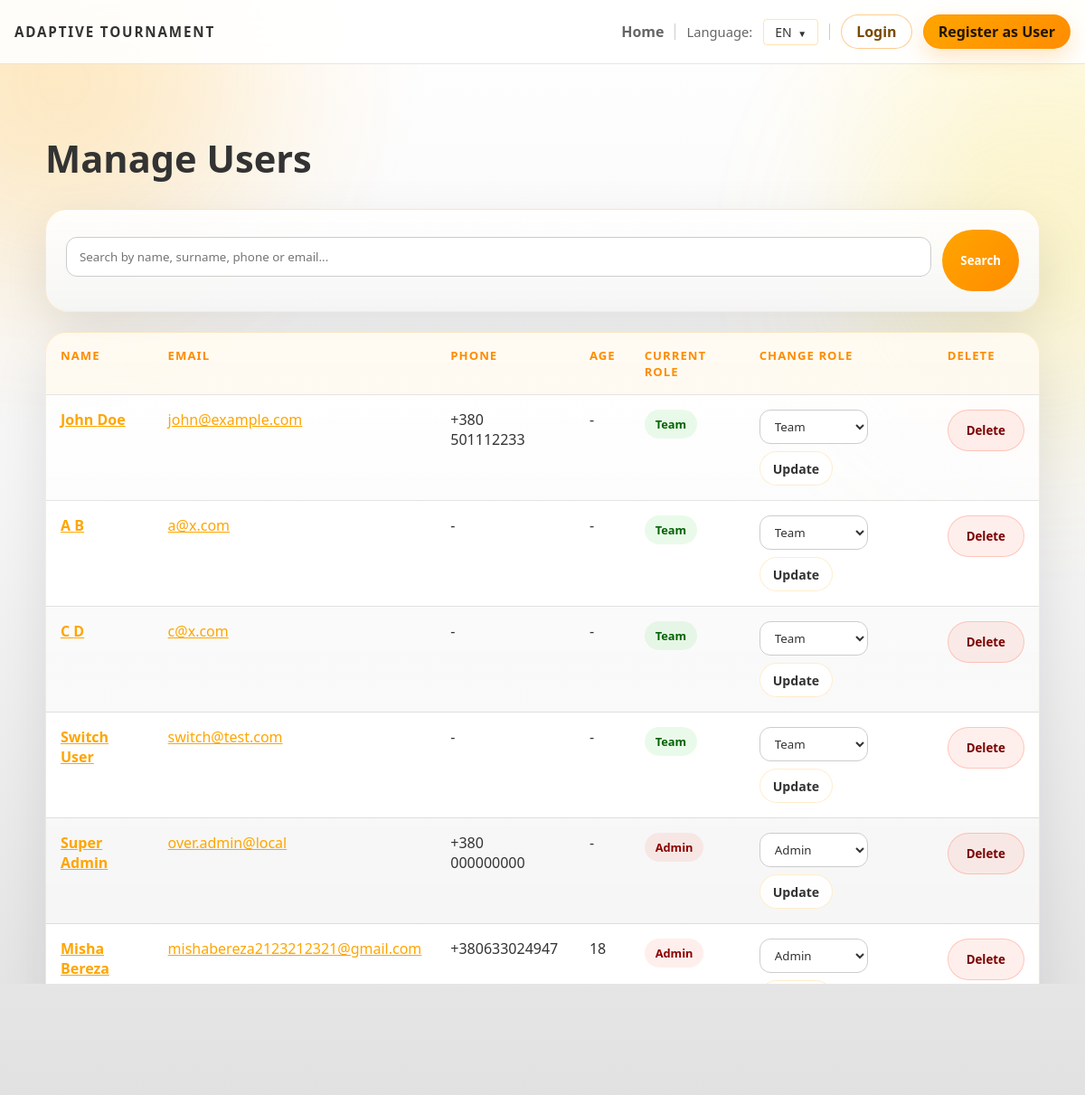
Screenshot of /admin/users with the database file from the repository.
### backend/models.py (models this page shows, shortened)
class User(db.Model):
    id = db.Column(db.Integer, primary_key=True)
    first_name = db.Column(db.String(120), nullable=False)
    last_name = db.Column(db.String(120), nullable=False)
    email = db.Column(db.String(200), unique=True, nullable=False)
    password_hash = db.Column(db.String(255), nullable=False, default='')
    phone_country_code = db.Column(db.String(10), nullable=False, default='+380')
    phone_number = db.Column(db.String(30), nullable=False, default='')
    age = db.Column(db.Integer)
    bio = db.Column(db.Text)
    role = db.Column(db.String(30), default='team')
    is_verified = db.Column(db.Boolean, default=False)
    verification_token = db.Column(db.String(64), unique=True, nullable=True)
    last_login_at = db.Column(db.DateTime, nullable=True)
    login_token = db.Column(db.String(64), unique=True, nullable=True)
    @property
    def phone_display(self):
        if self.phone_country_code and self.phone_number:
            return f"{self.phone_country_code} {self.phone_number}"
        return self.phone_number or ''

### backend/admin.py (the view, shortened to what this page needs)
def admin_users():
    users = User.query.all()
    search = request.args.get('search', '').strip()
    return render_template('admin_users.html', users=users, search=search)

### backend/app.py (called while the page is built)
@app.context_processor
def inject_user_processor():
    return inject_user()

@app.context_processor
def translation_processor():
    return translation()

### backend/app_helpers.py (called while the page is built)
def get_current_user():
    uid = session.get('user_id')
    if uid:
        return db.session.get(User, uid)
    return None

def inject_user():
    return {'get_current_user': get_current_user}

### backend/translations.py (called while the page is built)
def get_text(key, lang='en', **kwargs):
    if lang not in TRANSLATIONS:
        lang = 'en'
    text = TRANSLATIONS[lang].get(key, TRANSLATIONS['en'].get(key, key))
    if kwargs:
        try:
            return text.format(**kwargs)
        except Exception:
            return text
    return text

### templates/admin_users.html (shortened to what this page needs)
{% extends 'base.html' %}
{% block head %}
  <link rel="stylesheet" href="/static/css/admin.css">
{% endblock %}
{% block content %}
<div class="admin-page">
  <h2 class="page-title">{{ t('admin_users_title') }}</h2>
  <div class="search-panel">
    <form method="get" class="search-form">
      <input type="text" name="search" placeholder="{{ t('search_users_placeholder') }}" value="{{ search }}">
      <button type="submit" class="submit-btn">{{ t('search') }}</button>
    </form>
  </div>
  <div class="table-shell">
    <table class="admin-table">
      <thead>
        <tr>
          <th>{{ t('name') }}</th>
          <th>{{ t('email') }}</th>
          <th>{{ t('phone') }}</th>
          <th>{{ t('age') }}</th>
          <th>{{ t('current_role') }}</th>
          <th>{{ t('change_role') }}</th>
          <th>{{ t('delete') }}</th>
        </tr>
      </thead>
      <tbody>
        {% for user in users %}
          <tr>
            <td><strong><a href="/user/{{ user.id }}">{{ user.first_name }} {{ user.last_name }}</a></strong></td>
            <td><a href="/user/{{ user.id }}">{{ user.email }}</a></td>
            <td>{{ user.phone_display or '-' }}</td>
            <td>{{ user.age or '-' }}</td>
            <td>
              <span class="status-pill {{ user.role if user.role in ['admin', 'jury', 'team'] else 'default' }}">
                {% if user.role == 'admin' %}
                  {{ t('admin_short') }}
                {% elif user.role == 'jury' %}
                  {{ t('jury_short') }}
                {% else %}
                  {{ t('team') }}
                {% endif %}
              </span>
            </td>
            <td>
              <form method="post" action="/admin/user/{{ user.id }}/change-role" class="role-form">
                <select name="role">
                  <option value="team" {% if user.role == 'team' %}selected{% endif %}>{{ t('team') }}</option>
                  <option value="admin" {% if user.role == 'admin' %}selected{% endif %}>{{ t('admin_short') }}</option>
                </select>
                <button type="submit" class="inline-btn">{{ t('update') }}</button>
              </form>
            </td>
            <td>
              <form method="post" action="/admin/user/{{ user.id }}/delete" class="inline-form">
                <button onclick="return confirm('{{ t('delete') }}?')" class="danger-btn">{{ t('delete') }}</button>
              </form>
            </td>
          </tr>
        {% else %}
          <tr>
            <td colspan="7" class="empty-row">
              {% if search %}{{ t('no_users_found') }} "{{ search }}"{% else %}{{ t('no_users_found') }}{% endif %}
            </td>
          </tr>
        {% endfor %}
      </tbody>
    </table>
  </div>
  <div class="back-link">
    <a href="/admin/dashboard">{{ t('back_to_admin') }}</a>
  </div>
</div>
{% endblock %}

### templates/base.html (shortened to what this page needs)
<!doctype html>
<html lang="{{ lang }}">
  <head>
    <link rel="stylesheet" href="/static/css/main.css">
    {% block head %}{% endblock %}
  </head>
  <body>
    <div class="page-shell">
      <div class="page-glow page-glow-left"></div>
      <div class="page-glow page-glow-right"></div>
      <nav class="topbar">
        <div class="topbar-inner">
          <a href="/" class="brand-mark">{{ t('app_title') }}</a>
          <div class="topbar-links">
            <a href="/">{{ t('home') }}</a>
            <span class="language-switcher">{{ t('language') }}:</span>
            <div class="dropdown topbar-dropdown">
              <button type="button" class="dropdown-toggle" aria-expanded="false">{{ lang|upper }}</button>
            </div>
            {% set _cur = get_current_user() %}
            {% if _cur %}
              <a href="/user/{{ _cur.id }}" class="profile-link" title="{{ t('profile_prefix') }}">{{ t('profile_prefix') }}: {{ _cur.first_name }}</a>
              <a href="/logout" class="logout-link">{{ t('logout') }}</a>
            {% else %}
              <a href="/login" class="auth-link auth-login">{{ t('login') }}</a>
              <a href="/register" class="auth-link auth-register">{{ t('register') }}</a>
            {% endif %}
          </div>
        </div>
      </nav>
      <div class="container">
        {% block content %}{% endblock %}
      </div>
    </div>
  </body>
</html>

### static/css/main.css (style rules this page uses)
:root { --bg: #ffffff; --bg-soft: #f9f9f9; --panel: rgba(255, 255, 255, 0.95); --panel-border: rgba(255, 165, 0, 0.3); --text: #333333; --muted: #666666; --accent: #ffa500; --accent-strong: #ff8c00; --success: #32cd32; --warning: #ffd700; --danger: #ff6347; --font-ui: "Segoe UI", "Trebuchet MS", Arial, sans-serif; --font-display: var(--font-ui); --font-body: var(--font-ui); }
* { box-sizing: border-box; }
html { scroll-behavior: smooth; }
body { margin: 0; min-height: 100vh; font-family: var(--font-body); color: var(--text); background: radial-gradient(circle at top left, rgba(255, 165, 0, 0.1), transparent 28%), radial-gradient(circle at top right, rgba(255, 215, 0, 0.1), transparent 22%), linear-gradient(180deg, #ffffff 0%, #f5f5f5 45%, #e0e0e0 100%); }
a { color: inherit; }
.page-shell { position: relative; overflow: hidden; min-height: 100vh; }
.page-glow { position: fixed; width: 380px; height: 380px; border-radius: 50%; filter: blur(100px); opacity: 0.18; pointer-events: none; z-index: 0; }
.page-glow-left { top: -100px; left: -120px; background: #ffa500; }
.page-glow-right { top: 90px; right: -140px; background: #ffd700; }
.topbar { position: sticky; top: 0; z-index: 5; backdrop-filter: blur(18px); background: rgba(255, 255, 255, 0.9); border-bottom: 1px solid rgba(0, 0, 0, 0.1); }
.topbar-inner { width: min(1180px, calc(100% - 32px)); margin: 0 auto; padding: 16px 0; display: flex; align-items: center; justify-content: space-between; gap: 20px; }
.brand-mark { text-decoration: none; font-size: 0.95rem; font-weight: 700; letter-spacing: 0.12em; text-transform: uppercase; color: #333333; font-family: var(--font-display); }
.topbar-links { display: flex; align-items: center; justify-content: flex-end; flex-wrap: wrap; gap: 12px; color: var(--muted); }
.topbar-links a { text-decoration: none; font-weight: 600; color: #666666; }
.topbar-links .auth-link { display: inline-flex; align-items: center; justify-content: center; min-height: 38px; padding: 0 16px; border-radius: 999px; line-height: 1; white-space: nowrap; transition: transform 0.18s ease, box-shadow 0.18s ease, background 0.18s ease, border-color 0.18s ease; }
.topbar-links .auth-login { border: 1px solid rgba(255, 140, 0, 0.45); background: rgba(255, 255, 255, 0.72); color: #7a4a00; }
.topbar-links .auth-register { border: 1px solid rgba(255, 140, 0, 0.55); background: linear-gradient(135deg, var(--accent) 0%, var(--accent-strong) 100%); color: #241500; box-shadow: 0 10px 24px rgba(255, 140, 0, 0.22); }
.language-switcher { font-size: 0.92rem; }
.dropdown { position: relative; display: inline-block; }
.dropdown-toggle { background: none; border: 1px solid var(--panel-border); padding: 4px 12px; border-radius: 4px; cursor: pointer; font-size: 14px; font-weight: 500; color: var(--text); transition: all 0.2s; }
.dropdown-toggle::after { content: ' ▼'; font-size: 10px; margin-left: 4px; }
.container { position: relative; z-index: 1; width: min(1180px, calc(100% - 32px)); margin: 0 auto; padding: 36px 0 72px; }
h1, h2, h3, h4, h5, h6, .page-title, .hero-title, .hero-panel-title, .tournament-name { font-family: var(--font-display); }
body, p, li, label, input, textarea, select, button, a, th, td, .flash-message, .status-chip, .status-pill { font-family: var(--font-body); }
.container a:not(.primary-button):not(.secondary-button):not(.panel-link):not(.brand-mark) { color: #ffa500; }
form input, form textarea, form select { width: 100%; padding: 12px 14px; margin: 8px 0 16px; border: 1px solid #cccccc; border-radius: 12px; box-sizing: border-box; background: #ffffff; color: #333333; }
form button { padding: 11px 20px; background: linear-gradient(135deg, var(--accent) 0%, var(--accent-strong) 100%); color: #04101e; border: none; border-radius: 999px; cursor: pointer; font-weight: 800; }

### rows the page displays
User: first_name "John", last_name "Doe", email "john@example.com", phone_country_code+phone_number "+380 501112233", age "-", role "Team", t "Update", t "Delete"
User: first_name "A", last_name "B", email "a@x.com", phone_country_code+phone_number "-", age "-", role "Team", t "Update", t "Delete"
User: first_name "C", last_name "D", email "c@x.com", phone_country_code+phone_number "-", age "-", role "Team", t "Update", t "Delete"
User: first_name "Switch", last_name "User", email "switch@test.com", phone_country_code+phone_number "-", age "-", role "Team", t "Update", t "Delete"
User: first_name "Super", last_name "Admin", email "over.admin@local", phone_country_code+phone_number "+380 000000000", age "-", t "Admin", role "Admin", t "Update", t "Delete"
User: first_name "Misha", last_name "Bereza", email "mishabereza2123212321@gmail.com", phone_country_code+phone_number "+380633024947", age "18", role "Admin", t "Delete"

### other values shown
{{ t('app_title') }} "ADAPTIVE TOURNAMENT"
{{ t('home') }} "Home"
{{ t('language') }} "Language"
{{ lang|upper }} "EN"
{{ t('login') }} "Login"
{{ t('register') }} "Register as User"
{{ t('admin_users_title') }} "Manage Users"
{{ t('search') }} "Search"
{{ t('name') }} "NAME"
{{ t('email') }} "EMAIL"
{{ t('phone') }} "PHONE"
{{ t('age') }} "AGE"
{{ t('current_role') }} "CURRENT ROLE"
{{ t('change_role') }} "CHANGE ROLE"
{{ t('delete') }} "DELETE"
